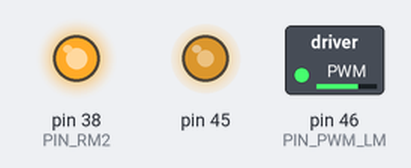
Recording of a sketch running on a simulated Arduino Mega 2560, built with avr-gcc and run on an emulated ATmega2560. Parts: switched loads named in the sketch (green lamp = pin HIGH), output pins drawn as LEDs (lit = HIGH).

Above: at 0.1 s.
Timing chart, 0 to 1.6 s (numbered marks = the images above):
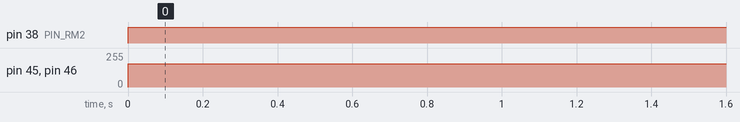

Measured:
- by itself, pin 38 (PIN_RM2): LOW → HIGH at 0.00 s
- by itself, pin 45, pin 46 (PIN_PWM_LM): 0/255 → 175/255 at 0.00 s

The sketch:

Motor_test_1.ino
```cpp
/*
TITLE  : Analog Output using PWM
DATE  : 2019/11/12
AUTHOR  : e-Yantra Team

AIM: To decrease the brightness of Red Led and simultaneously increase the brightness of Green Led,
   then to decrease the brightness of Green Led and simultaneously increase the brightness of Blue Led,
   then to decrease the brightness of Blue Led and simultaneously increase the brightness of Red Led
   and repeat this cyclically.
*/

#define F_CPU 16000000UL    // Define Crystal Frequency of eYFi-Mega Board

#include <avr/io.h>         // Standard AVR IO Library
#include <util/delay.h>     // Standard AVR Delay Library
#include <avr/interrupt.h>  // Standard AVR Interrupt Library

#define PIN_PWM_LM  PL3
#define PIN_PWM_RM  PL4

#define PIN_LM1 PD4
#define PIN_LM2 PD5

#define PIN_RM1 PD6
#define PIN_RM2 PD7

#define PIN_LM1_HIGH  (PORTD |=  (1<<PIN_LM1))
#define PIN_LM1_LOW   (PORTD &= ~(1<<PIN_LM1))

#define PIN_LM2_HIGH  (PORTD |=  (1<<PIN_LM2))
#define PIN_LM2_LOW   (PORTD &= ~(1<<PIN_LM2))

#define PIN_RM1_HIGH  (PORTD |=  (1<<PIN_RM1))
#define PIN_RM1_LOW   (PORTD &= ~(1<<PIN_RM1))

#define PIN_RM2_HIGH  (PORTD |=  (1<<PIN_RM2))
#define PIN_RM2_LOW   (PORTD &= ~(1<<PIN_RM2))


void gpio_init(void){
  DDRL    |= (1 << PIN_PWM_LM) | (1 << PIN_PWM_RM);
  PORTL   |= (1 << PIN_PWM_LM) | (1 << PIN_PWM_RM);

  DDRD    |= (1 << PIN_LM1) | (1 << PIN_LM2) | (1 << PIN_RM1) | (1 << PIN_RM2);
  PORTD   |= (1 << PIN_LM1) | (1 << PIN_LM2) | (1 << PIN_RM1) | (1 << PIN_RM2);
}

void LM_On(void){
  PORTH &= ~(1 << PIN_PWM_LM);
}

void LM_Off(void){
  PORTH |= (1 << PIN_PWM_LM);
}

void RM_On(void){
  PORTH &= ~(1 << PIN_PWM_RM);
}

void RM_Off(void){
  PORTH |= (1 << PIN_PWM_RM);
}

// Timer 5 initialized in PWM mode for brightness control
// Prescale:256
// PWM 8bit fast, TOP=0x00FF
// Timer Frequency:225.000Hz

void timer5_init()
{
  cli(); //disable all interrupts

  TCCR5B = 0x00;  //Stop

  TCNT5H = 0xFF;  //Counter higher 8-bit value to which OCR5xH value is compared with
  TCNT5L = 0x00;  //Counter lower 8-bit value to which OCR5xH value is compared with

  OCR5AH = 0x00;  //Output compare register high value for Red Led
  OCR5AL = 0xFF;  //Output compare register low value for Red Led

  OCR5BH = 0x00;  //Output compare register high value for Blue Led
  OCR5BL = 0xFF;  //Output compare register low value for Blue Led

  OCR5CH = 0x00;  //Output compare register high value for Green Led
  OCR5CL = 0xFF;  //Output compare register low value for Green Led

  //  Clear OC4A, OC4B & OC4C on compare match (set output to low level)
  TCCR5A |= (1 << COM5A1) | (1 << COM5B1) | (1 << COM5C1);
  TCCR5A &= ~((1 << COM5A0) | (1 << COM5B0) | (1 << COM5C0));

  // FAST PWM 8-bit Mode
  TCCR5A |= (1 << WGM40);
  TCCR5A &= ~(1 << WGM41);
  TCCR5B |= (1 << WGM42);

  // Set Prescalar to 64
  TCCR5B |= (1 << CS41) | (1 << CS40);
  TCCR5B &= ~(1 << CS42);

  sei(); //re-enable interrupts
}

// Function for brightness control of all 3 LEDs
void pwm (unsigned char lm, unsigned char rm){
  OCR5AL = 255 - (unsigned char)lm;  // active low thats why subtracting by 255
  OCR5BL = 255 - (unsigned char)rm;
}

//use this function to initialize all devices
void init_devices (void) {
  gpio_init();
  timer5_init();
}

//Main Function
int main(){
  init_devices();
  pwm(80,80);


  while(1){

  PIN_LM1_HIGH;
  PIN_LM2_LOW;

  PIN_RM1_LOW;
  PIN_RM2_HIGH;

    delay(5000);


    PIN_LM1_LOW;
    PIN_LM2_HIGH;

    PIN_RM1_HIGH;
    PIN_RM2_LOW;

    delay(5000);


  }
}
```
